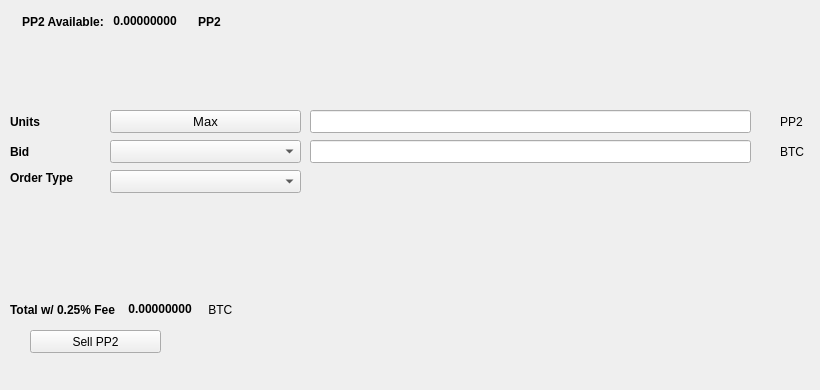
   <widget class="QWidget" name="SellTab">
    <attribute name="title">
     <string>Sell</string>
    </attribute>
    <widget class="QLabel" name="label_16">
     <property name="geometry">
      <rect>
       <x>780</x>
       <y>140</y>
       <width>31</width>
       <height>23</height>
      </rect>
     </property>
     <property name="text">
      <string>BTC</string>
     </property>
    </widget>
    <widget class="QComboBox" name="SellBidcomboBox">
     <property name="geometry">
      <rect>
       <x>110</x>
       <y>140</y>
       <width>191</width>
       <height>23</height>
      </rect>
     </property>
     <property name="font">
      <font>
       <pointsize>10</pointsize>
      </font>
     </property>
    </widget>
    <widget class="QLabel" name="label_18">
     <property name="geometry">
      <rect>
       <x>10</x>
       <y>110</y>
       <width>46</width>
       <height>23</height>
      </rect>
     </property>
     <property name="font">
      <font>
       <weight>75</weight>
       <bold>true</bold>
      </font>
     </property>
     <property name="text">
      <string>Units</string>
     </property>
    </widget>
    <widget class="QPushButton" name="Sell_Max_Amount">
     <property name="geometry">
      <rect>
       <x>110</x>
       <y>110</y>
       <width>191</width>
       <height>23</height>
      </rect>
     </property>
     <property name="font">
      <font>
       <pointsize>10</pointsize>
      </font>
     </property>
     <property name="text">
      <string>Max</string>
     </property>
    </widget>
    <widget class="QLabel" name="label_20">
     <property name="geometry">
      <rect>
       <x>10</x>
       <y>170</y>
       <width>91</width>
       <height>16</height>
      </rect>
     </property>
     <property name="font">
      <font>
       <weight>75</weight>
       <bold>true</bold>
      </font>
     </property>
     <property name="text">
      <string>Order Type</string>
     </property>
    </widget>
    <widget class="QComboBox" name="SellOrdertypeCombo">
     <property name="geometry">
      <rect>
       <x>110</x>
       <y>170</y>
       <width>191</width>
       <height>23</height>
      </rect>
     </property>
     <property name="font">
      <font>
       <pointsize>10</pointsize>
      </font>
     </property>
    </widget>
    <widget class="QLabel" name="label_21">
     <property name="geometry">
      <rect>
       <x>10</x>
       <y>140</y>
       <width>46</width>
       <height>23</height>
      </rect>
     </property>
     <property name="font">
      <font>
       <weight>75</weight>
       <bold>true</bold>
      </font>
     </property>
     <property name="text">
      <string>Bid</string>
     </property>
    </widget>
    <widget class="QLabel" name="label_22">
     <property name="geometry">
      <rect>
       <x>780</x>
       <y>110</y>
       <width>31</width>
       <height>23</height>
      </rect>
     </property>
     <property name="text">
      <string>PP2</string>
     </property>
    </widget>
    <widget class="QLineEdit" name="UnitsInputPP2">
     <property name="geometry">
      <rect>
       <x>310</x>
       <y>110</y>
       <width>441</width>
       <height>23</height>
      </rect>
     </property>
     <property name="font">
      <font>
       <pointsize>9</pointsize>
       <weight>75</weight>
       <bold>true</bold>
      </font>
     </property>
    </widget>
    <widget class="QLineEdit" name="SellBidPriceEdit">
     <property name="geometry">
      <rect>
       <x>310</x>
       <y>140</y>
       <width>441</width>
       <height>23</height>
      </rect>
     </property>
     <property name="font">
      <font>
       <pointsize>9</pointsize>
       <weight>75</weight>
       <bold>true</bold>
      </font>
     </property>
    </widget>
    <widget class="QPushButton" name="SellPP2BTN">
     <property name="geometry">
      <rect>
       <x>30</x>
       <y>330</y>
       <width>131</width>
       <height>23</height>
      </rect>
     </property>
     <property name="text">
      <string>Sell PP2</string>
     </property>
     <property name="icon">
      <iconset resource="../peepcoin">
       <normaloff>:/icons/bitcoin</normaloff>:/icons/bitcoin</iconset>
     </property>
    </widget>
    <widget class="QWidget" name="layoutWidget3">
     <property name="geometry">
      <rect>
       <x>22</x>
       <y>12</y>
       <width>258</width>
       <height>19</height>
      </rect>
     </property>
     <layout class="QHBoxLayout" name="horizontalLayout">
      <item>
       <widget class="QLabel" name="label232_2">
        <property name="font">
         <font>
          <weight>75</weight>
          <bold>true</bold>
         </font>
        </property>
        <property name="text">
         <string>PP2 Available:</string>
        </property>
       </widget>
      </item>
      <item>
       <widget class="QLabel" name="PP2AvailableLabel">
        <property name="palette">
         <palette>
          <active>
           <colorrole role="WindowText">
            <brush brushstyle="SolidPattern">
             <color alpha="255">
              <red>0</red>
              <green>0</green>
              <blue>0</blue>
             </color>
            </brush>
           </colorrole>
           <colorrole role="Button">
            <brush brushstyle="SolidPattern">
             <color alpha="255">
              <red>0</red>
              <green>170</green>
              <blue>0</blue>
             </color>
            </brush>
           </colorrole>
           <colorrole role="Light">
            <brush brushstyle="SolidPattern">
             <color alpha="255">
              <red>0</red>
              <green>255</green>
              <blue>0</blue>
             </color>
            </brush>
           </colorrole>
           <colorrole role="Midlight">
            <brush brushstyle="SolidPattern">
             <color alpha="255">
              <red>0</red>
              <green>212</green>
              <blue>0</blue>
             </color>
            </brush>
           </colorrole>
           <colorrole role="Dark">
            <brush brushstyle="SolidPattern">
             <color alpha="255">
              <red>0</red>
              <green>85</green>
              <blue>0</blue>
             </color>
            </brush>
           </colorrole>
           <colorrole role="Mid">
            <brush brushstyle="SolidPattern">
             <color alpha="255">
              <red>0</red>
              <green>113</green>
              <blue>0</blue>
             </color>
            </brush>
           </colorrole>
           <colorrole role="Text">
            <brush brushstyle="SolidPattern">
             <color alpha="255">
              <red>0</red>
              <green>170</green>
              <blue>0</blue>
             </color>
            </brush>
           </colorrole>
           <colorrole role="BrightText">
            <brush brushstyle="SolidPattern">
             <color alpha="255">
              <red>255</red>
              <green>255</green>
              <blue>255</blue>
             </color>
            </brush>
           </colorrole>
           <colorrole role="ButtonText">
            <brush brushstyle="SolidPattern">
             <color alpha="255">
              <red>0</red>
              <green>0</green>
              <blue>0</blue>
             </color>
            </brush>
           </colorrole>
           <colorrole role="Base">
            <brush brushstyle="SolidPattern">
             <color alpha="255">
              <red>255</red>
              <green>255</green>
              <blue>255</blue>
             </color>
            </brush>
           </colorrole>
           <colorrole role="Window">
            <brush brushstyle="SolidPattern">
             <color alpha="255">
              <red>0</red>
              <green>170</green>
              <blue>0</blue>
             </color>
            </brush>
           </colorrole>
           <colorrole role="Shadow">
            <brush brushstyle="SolidPattern">
             <color alpha="255">
              <red>0</red>
              <green>0</green>
              <blue>0</blue>
             </color>
            </brush>
           </colorrole>
           <colorrole role="AlternateBase">
            <brush brushstyle="SolidPattern">
             <color alpha="255">
              <red>127</red>
              <green>212</green>
              <blue>127</blue>
             </color>
            </brush>
           </colorrole>
           <colorrole role="ToolTipBase">
            <brush brushstyle="SolidPattern">
             <color alpha="255">
              <red>255</red>
              <green>255</green>
              <blue>220</blue>
             </color>
            </brush>
           </colorrole>
           <colorrole role="ToolTipText">
            <brush brushstyle="SolidPattern">
             <color alpha="255">
              <red>0</red>
              <green>0</green>
              <blue>0</blue>
             </color>
            </brush>
           </colorrole>
          </active>
          <inactive>
           <colorrole role="WindowText">
            <brush brushstyle="SolidPattern">
             <color alpha="255">
              <red>0</red>
              <green>0</green>
              <blue>0</blue>
             </color>
            </brush>
           </colorrole>
           <colorrole role="Button">
            <brush brushstyle="SolidPattern">
             <color alpha="255">
              <red>0</red>
              <green>170</green>
              <blue>0</blue>
             </color>
            </brush>
           </colorrole>
           <colorrole role="Light">
            <brush brushstyle="SolidPattern">
             <color alpha="255">
              <red>0</red>
              <green>255</green>
              <blue>0</blue>
             </color>
            </brush>
           </colorrole>
           <colorrole role="Midlight">
            <brush brushstyle="SolidPattern">
             <color alpha="255">
              <red>0</red>
              <green>212</green>
              <blue>0</blue>
             </color>
            </brush>
           </colorrole>
           <colorrole role="Dark">
            <brush brushstyle="SolidPattern">
             <color alpha="255">
              <red>0</red>
              <green>85</green>
              <blue>0</blue>
             </color>
            </brush>
           </colorrole>
           <colorrole role="Mid">
            <brush brushstyle="SolidPattern">
             <color alpha="255">
              <red>0</red>
              <green>113</green>
              <blue>0</blue>
             </color>
            </brush>
           </colorrole>
           <colorrole role="Text">
            <brush brushstyle="SolidPattern">
             <color alpha="255">
              <red>0</red>
              <green>170</green>
              <blue>0</blue>
             </color>
            </brush>
           </colorrole>
           <colorrole role="BrightText">
            <brush brushstyle="SolidPattern">
             <color alpha="255">
              <red>255</red>
              <green>255</green>
              <blue>255</blue>
             </color>
            </brush>
           </colorrole>
           <colorrole role="ButtonText">
            <brush brushstyle="SolidPattern">
             <color alpha="255">
              <red>0</red>
              <green>0</green>
              <blue>0</blue>
             </color>
            </brush>
           </colorrole>
           <colorrole role="Base">
            <brush brushstyle="SolidPattern">
             <color alpha="255">
              <red>255</red>
              <green>255</green>
              <blue>255</blue>
             </color>
            </brush>
           </colorrole>
           <colorrole role="Window">
            <brush brushstyle="SolidPattern">
             <color alpha="255">
              <red>0</red>
              <green>170</green>
              <blue>0</blue>
             </color>
            </brush>
           </colorrole>
           <colorrole role="Shadow">
            <brush brushstyle="SolidPattern">
             <color alpha="255">
              <red>0</red>
              <green>0</green>
              <blue>0</blue>
             </color>
            </brush>
           </colorrole>
           <colorrole role="AlternateBase">
            <brush brushstyle="SolidPattern">
             <color alpha="255">
              <red>127</red>
              <green>212</green>
              <blue>127</blue>
             </color>
            </brush>
           </colorrole>
           <colorrole role="ToolTipBase">
            <brush brushstyle="SolidPattern">
             <color alpha="255">
              <red>255</red>
              <green>255</green>
              <blue>220</blue>
             </color>
            </brush>
           </colorrole>
           <colorrole role="ToolTipText">
            <brush brushstyle="SolidPattern">
             <color alpha="255">
              <red>0</red>
              <green>0</green>
              <blue>0</blue>
             </color>
            </brush>
           </colorrole>
          </inactive>
          <disabled>
           <colorrole role="WindowText">
            <brush brushstyle="SolidPattern">
             <color alpha="255">
              <red>0</red>
              <green>85</green>
              <blue>0</blue>
             </color>
            </brush>
           </colorrole>
           <colorrole role="Button">
            <brush brushstyle="SolidPattern">
             <color alpha="255">
              <red>0</red>
              <green>170</green>
              <blue>0</blue>
             </color>
            </brush>
           </colorrole>
           <colorrole role="Light">
            <brush brushstyle="SolidPattern">
             <color alpha="255">
              <red>0</red>
              <green>255</green>
              <blue>0</blue>
             </color>
            </brush>
           </colorrole>
           <colorrole role="Midlight">
            <brush brushstyle="SolidPattern">
             <color alpha="255">
              <red>0</red>
              <green>212</green>
              <blue>0</blue>
             </color>
            </brush>
           </colorrole>
           <colorrole role="Dark">
            <brush brushstyle="SolidPattern">
             <color alpha="255">
              <red>0</red>
              <green>85</green>
              <blue>0</blue>
             </color>
            </brush>
           </colorrole>
           <colorrole role="Mid">
            <brush brushstyle="SolidPattern">
             <color alpha="255">
              <red>0</red>
              <green>113</green>
              <blue>0</blue>
             </color>
            </brush>
           </colorrole>
           <colorrole role="Text">
            <brush brushstyle="SolidPattern">
             <color alpha="255">
              <red>0</red>
              <green>85</green>
              <blue>0</blue>
             </color>
            </brush>
           </colorrole>
           <colorrole role="BrightText">
            <brush brushstyle="SolidPattern">
             <color alpha="255">
              <red>255</red>
              <green>255</green>
              <blue>255</blue>
             </color>
            </brush>
           </colorrole>
           <colorrole role="ButtonText">
            <brush brushstyle="SolidPattern">
             <color alpha="255">
              <red>0</red>
              <green>85</green>
              <blue>0</blue>
             </color>
            </brush>
           </colorrole>
           <colorrole role="Base">
            <brush brushstyle="SolidPattern">
             <color alpha="255">
              <red>0</red>
              <green>170</green>
              <blue>0</blue>
             </color>
            </brush>
           </colorrole>
           <colorrole role="Window">
            <brush brushstyle="SolidPattern">
             <color alpha="255">
              <red>0</red>
              <green>170</green>
              <blue>0</blue>
             </color>
            </brush>
           </colorrole>
           <colorrole role="Shadow">
            <brush brushstyle="SolidPattern">
             <color alpha="255">
              <red>0</red>
              <green>0</green>
              <blue>0</blue>
             </color>
            </brush>
           </colorrole>
           <colorrole role="AlternateBase">
            <brush brushstyle="SolidPattern">
             <color alpha="255">
              <red>0</red>
              <green>170</green>
              <blue>0</blue>
             </color>
            </brush>
           </colorrole>
           <colorrole role="ToolTipBase">
            <brush brushstyle="SolidPattern">
             <color alpha="255">
              <red>255</red>
              <green>255</green>
              <blue>220</blue>
             </color>
            </brush>
           </colorrole>
           <colorrole role="ToolTipText">
            <brush brushstyle="SolidPattern">
             <color alpha="255">
              <red>0</red>
              <green>0</green>
              <blue>0</blue>
             </color>
            </brush>
           </colorrole>
          </disabled>
         </palette>
        </property>
        <property name="font">
         <font>
          <weight>75</weight>
          <bold>true</bold>
         </font>
        </property>
        <property name="text">
         <string> 0.00000000 </string>
        </property>
        <property name="textInteractionFlags">
         <set>Qt::LinksAccessibleByMouse|Qt::TextSelectableByKeyboard|Qt::TextSelectableByMouse</set>
        </property>
       </widget>
      </item>
      <item>
       <widget class="QLabel" name="labelPP2">
        <property name="font">
         <font>
          <weight>75</weight>
          <bold>true</bold>
         </font>
        </property>
        <property name="text">
         <string>PP2</string>
        </property>
       </widget>
      </item>
     </layout>
    </widget>
    <widget class="QWidget" name="layoutWidget">
     <property name="geometry">
      <rect>
       <x>10</x>
       <y>300</y>
       <width>268</width>
       <height>19</height>
      </rect>
     </property>
     <layout class="QHBoxLayout" name="horizontalLayout_2">
      <item>
       <widget class="QLabel" name="label_19">
        <property name="font">
         <font>
          <weight>75</weight>
          <bold>true</bold>
         </font>
        </property>
        <property name="text">
         <string>Total w/ 0.25% Fee </string>
        </property>
       </widget>
      </item>
      <item>
       <widget class="QLabel" name="SellCostLabel">
        <property name="palette">
         <palette>
          <active>
           <colorrole role="WindowText">
            <brush brushstyle="SolidPattern">
             <color alpha="255">
              <red>0</red>
              <green>0</green>
              <blue>0</blue>
             </color>
            </brush>
           </colorrole>
           <colorrole role="Button">
            <brush brushstyle="SolidPattern">
             <color alpha="255">
              <red>0</red>
              <green>170</green>
              <blue>0</blue>
             </color>
            </brush>
           </colorrole>
           <colorrole role="Light">
            <brush brushstyle="SolidPattern">
             <color alpha="255">
              <red>0</red>
              <green>255</green>
              <blue>0</blue>
             </color>
            </brush>
           </colorrole>
           <colorrole role="Midlight">
            <brush brushstyle="SolidPattern">
             <color alpha="255">
              <red>0</red>
              <green>212</green>
              <blue>0</blue>
             </color>
            </brush>
           </colorrole>
           <colorrole role="Dark">
            <brush brushstyle="SolidPattern">
             <color alpha="255">
              <red>0</red>
              <green>85</green>
              <blue>0</blue>
             </color>
            </brush>
           </colorrole>
           <colorrole role="Mid">
            <brush brushstyle="SolidPattern">
             <color alpha="255">
              <red>0</red>
              <green>113</green>
              <blue>0</blue>
             </color>
            </brush>
           </colorrole>
           <colorrole role="Text">
            <brush brushstyle="SolidPattern">
             <color alpha="255">
              <red>0</red>
              <green>170</green>
              <blue>0</blue>
             </color>
            </brush>
           </colorrole>
           <colorrole role="BrightText">
            <brush brushstyle="SolidPattern">
             <color alpha="255">
              <red>255</red>
              <green>255</green>
              <blue>255</blue>
             </color>
            </brush>
           </colorrole>
           <colorrole role="ButtonText">
            <brush brushstyle="SolidPattern">
             <color alpha="255">
              <red>0</red>
              <green>0</green>
              <blue>0</blue>
             </color>
            </brush>
           </colorrole>
           <colorrole role="Base">
            <brush brushstyle="SolidPattern">
             <color alpha="255">
              <red>255</red>
              <green>255</green>
              <blue>255</blue>
             </color>
            </brush>
           </colorrole>
           <colorrole role="Window">
            <brush brushstyle="SolidPattern">
             <color alpha="255">
              <red>0</red>
              <green>170</green>
              <blue>0</blue>
             </color>
            </brush>
           </colorrole>
           <colorrole role="Shadow">
            <brush brushstyle="SolidPattern">
             <color alpha="255">
              <red>0</red>
              <green>0</green>
              <blue>0</blue>
             </color>
            </brush>
           </colorrole>
           <colorrole role="AlternateBase">
            <brush brushstyle="SolidPattern">
             <color alpha="255">
              <red>127</red>
              <green>212</green>
              <blue>127</blue>
             </color>
            </brush>
           </colorrole>
           <colorrole role="ToolTipBase">
            <brush brushstyle="SolidPattern">
             <color alpha="255">
              <red>255</red>
              <green>255</green>
              <blue>220</blue>
             </color>
            </brush>
           </colorrole>
           <colorrole role="ToolTipText">
            <brush brushstyle="SolidPattern">
             <color alpha="255">
              <red>0</red>
              <green>0</green>
              <blue>0</blue>
             </color>
            </brush>
           </colorrole>
          </active>
          <inactive>
           <colorrole role="WindowText">
            <brush brushstyle="SolidPattern">
             <color alpha="255">
              <red>0</red>
              <green>0</green>
              <blue>0</blue>
             </color>
            </brush>
           </colorrole>
           <colorrole role="Button">
            <brush brushstyle="SolidPattern">
             <color alpha="255">
              <red>0</red>
              <green>170</green>
              <blue>0</blue>
             </color>
            </brush>
           </colorrole>
           <colorrole role="Light">
            <brush brushstyle="SolidPattern">
             <color alpha="255">
              <red>0</red>
              <green>255</green>
              <blue>0</blue>
             </color>
            </brush>
           </colorrole>
           <colorrole role="Midlight">
            <brush brushstyle="SolidPattern">
             <color alpha="255">
              <red>0</red>
              <green>212</green>
              <blue>0</blue>
             </color>
            </brush>
           </colorrole>
           <colorrole role="Dark">
            <brush brushstyle="SolidPattern">
             <color alpha="255">
              <red>0</red>
              <green>85</green>
              <blue>0</blue>
             </color>
            </brush>
           </colorrole>
           <colorrole role="Mid">
            <brush brushstyle="SolidPattern">
             <color alpha="255">
              <red>0</red>
              <green>113</green>
              <blue>0</blue>
             </color>
            </brush>
           </colorrole>
           <colorrole role="Text">
            <brush brushstyle="SolidPattern">
             <color alpha="255">
              <red>0</red>
              <green>170</green>
              <blue>0</blue>
             </color>
            </brush>
           </colorrole>
           <colorrole role="BrightText">
            <brush brushstyle="SolidPattern">
             <color alpha="255">
              <red>255</red>
              <green>255</green>
              <blue>255</blue>
             </color>
            </brush>
           </colorrole>
           <colorrole role="ButtonText">
            <brush brushstyle="SolidPattern">
             <color alpha="255">
              <red>0</red>
              <green>0</green>
              <blue>0</blue>
             </color>
            </brush>
           </colorrole>
           <colorrole role="Base">
            <brush brushstyle="SolidPattern">
             <color alpha="255">
              <red>255</red>
              <green>255</green>
              <blue>255</blue>
             </color>
            </brush>
           </colorrole>
           <colorrole role="Window">
            <brush brushstyle="SolidPattern">
             <color alpha="255">
              <red>0</red>
              <green>170</green>
              <blue>0</blue>
             </color>
            </brush>
           </colorrole>
           <colorrole role="Shadow">
            <brush brushstyle="SolidPattern">
             <color alpha="255">
              <red>0</red>
              <green>0</green>
              <blue>0</blue>
             </color>
            </brush>
           </colorrole>
           <colorrole role="AlternateBase">
            <brush brushstyle="SolidPattern">
             <color alpha="255">
              <red>127</red>
              <green>212</green>
              <blue>127</blue>
             </color>
            </brush>
           </colorrole>
           <colorrole role="ToolTipBase">
            <brush brushstyle="SolidPattern">
             <color alpha="255">
              <red>255</red>
              <green>255</green>
              <blue>220</blue>
             </color>
            </brush>
           </colorrole>
           <colorrole role="ToolTipText">
            <brush brushstyle="SolidPattern">
             <color alpha="255">
              <red>0</red>
              <green>0</green>
              <blue>0</blue>
             </color>
            </brush>
           </colorrole>
          </inactive>
          <disabled>
           <colorrole role="WindowText">
            <brush brushstyle="SolidPattern">
             <color alpha="255">
              <red>0</red>
              <green>85</green>
              <blue>0</blue>
             </color>
            </brush>
           </colorrole>
           <colorrole role="Button">
            <brush brushstyle="SolidPattern">
             <color alpha="255">
              <red>0</red>
              <green>170</green>
              <blue>0</blue>
             </color>
            </brush>
           </colorrole>
           <colorrole role="Light">
            <brush brushstyle="SolidPattern">
             <color alpha="255">
              <red>0</red>
              <green>255</green>
              <blue>0</blue>
             </color>
            </brush>
           </colorrole>
           <colorrole role="Midlight">
            <brush brushstyle="SolidPattern">
             <color alpha="255">
              <red>0</red>
              <green>212</green>
              <blue>0</blue>
             </color>
            </brush>
           </colorrole>
           <colorrole role="Dark">
            <brush brushstyle="SolidPattern">
             <color alpha="255">
              <red>0</red>
              <green>85</green>
              <blue>0</blue>
             </color>
            </brush>
           </colorrole>
           <colorrole role="Mid">
            <brush brushstyle="SolidPattern">
             <color alpha="255">
              <red>0</red>
              <green>113</green>
              <blue>0</blue>
             </color>
            </brush>
           </colorrole>
           <colorrole role="Text">
            <brush brushstyle="SolidPattern">
             <color alpha="255">
              <red>0</red>
              <green>85</green>
              <blue>0</blue>
             </color>
            </brush>
           </colorrole>
           <colorrole role="BrightText">
            <brush brushstyle="SolidPattern">
             <color alpha="255">
              <red>255</red>
              <green>255</green>
              <blue>255</blue>
             </color>
            </brush>
           </colorrole>
           <colorrole role="ButtonText">
            <brush brushstyle="SolidPattern">
             <color alpha="255">
              <red>0</red>
              <green>85</green>
              <blue>0</blue>
             </color>
            </brush>
           </colorrole>
           <colorrole role="Base">
            <brush brushstyle="SolidPattern">
             <color alpha="255">
              <red>0</red>
              <green>170</green>
              <blue>0</blue>
             </color>
            </brush>
           </colorrole>
           <colorrole role="Window">
            <brush brushstyle="SolidPattern">
             <color alpha="255">
              <red>0</red>
              <green>170</green>
              <blue>0</blue>
             </color>
            </brush>
           </colorrole>
           <colorrole role="Shadow">
            <brush brushstyle="SolidPattern">
             <color alpha="255">
              <red>0</red>
              <green>0</green>
              <blue>0</blue>
             </color>
            </brush>
           </colorrole>
           <colorrole role="AlternateBase">
            <brush brushstyle="SolidPattern">
             <color alpha="255">
              <red>0</red>
              <green>170</green>
              <blue>0</blue>
             </color>
            </brush>
           </colorrole>
           <colorrole role="ToolTipBase">
            <brush brushstyle="SolidPattern">
             <color alpha="255">
              <red>255</red>
              <green>255</green>
              <blue>220</blue>
             </color>
            </brush>
           </colorrole>
           <colorrole role="ToolTipText">
            <brush brushstyle="SolidPattern">
             <color alpha="255">
              <red>0</red>
              <green>0</green>
              <blue>0</blue>
             </color>
            </brush>
           </colorrole>
          </disabled>
         </palette>
        </property>
        <property name="font">
         <font>
          <weight>75</weight>
          <bold>true</bold>
         </font>
        </property>
        <property name="autoFillBackground">
         <bool>false</bool>
        </property>
        <property name="text">
         <string> 0.00000000</string>
        </property>
        <property name="textInteractionFlags">
         <set>Qt::LinksAccessibleByMouse|Qt::TextSelectableByMouse</set>
        </property>
       </widget>
      </item>
      <item>
       <widget class="QLabel" name="label_17">
        <property name="font">
         <font>
          <weight>50</weight>
          <bold>false</bold>
         </font>
        </property>
        <property name="text">
         <string> BTC</string>
        </property>
       </widget>
      </item>
     </layout>
    </widget>
    <widget class="QLabel" name="label_23">
     <property name="geometry">
      <rect>
       <x>460</x>
       <y>300</y>
       <width>281</width>
       <height>81</height>
      </rect>
     </property>
     <property name="text">
      <string/>
     </property>
     <property name="pixmap">
      <pixmap>:/images/bittrex</pixmap>
     </property>
    </widget>
   </widget>
